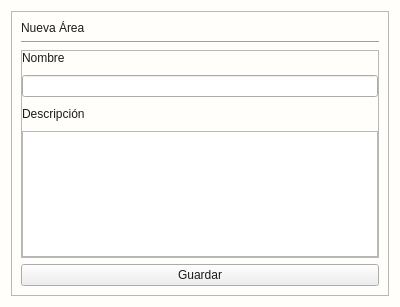
<?xml version="1.0" encoding="UTF-8"?>
<ui version="4.0">
 <class>Nueva_area_negocio</class>
 <widget class="QWidget" name="Nueva_area_negocio">
  <property name="geometry">
   <rect>
    <x>0</x>
    <y>0</y>
    <width>400</width>
    <height>307</height>
   </rect>
  </property>
  <property name="minimumSize">
   <size>
    <width>400</width>
    <height>300</height>
   </size>
  </property>
  <property name="maximumSize">
   <size>
    <width>400</width>
    <height>307</height>
   </size>
  </property>
  <property name="windowTitle">
   <string>Form</string>
  </property>
  <property name="styleSheet">
   <string notr="true">*{color: #1d1c1c;}
#Nueva_area_negocio{
background: #fffefb; 
}
[objectName*=&quot;contenedor&quot;]{
background: #fffefb; 
border:none;
}
[objectName*=&quot;etiquetaTitulo_&quot;]{
color: #1d1c1c;
font-size: 18px;
font-weight:bold;
font-family:Arial;
}
[objectName*=&quot;etiqueta_&quot;]{
color: #1d1c1c;
font-size: 14px;
font-weight:bold;
font-family:Arial;
}
[objectName*=&quot;txt_&quot;]{
color: #1d1c1c;
font-size: 14px;
font-weight:bold;
font-family:Arial;
background: #F5F5F5;
border:none;
border-bottom: 1px solid #1d1c1c;
border-radius:5px;
}
[objectName*=&quot;txtlargo_&quot;]{
color: #1d1c1c;
font-size: 14px;
font-weight:bold;
font-family:Arial;
background: #F5F5F5;
border:none;
border-bottom: 1px solid #1d1c1c;
border-radius:5px;
min-height: 100px;
}
[objectName*=&quot;txt_&quot;]:focus{
border-bottom: 2px solid #023375;
}
[objectName*=&quot;txtlargo_&quot;]:focus{
border-bottom: 2px solid #023375;
}
[objectName*=&quot;btn_btn_&quot;]{
color: #fffefb;
font-size: 14px;
font-weight:bold;
font-family:Arial;
background: #023375;
border-radius: 5px;
height: 25px;
}
[objectName*=&quot;btn_btn_&quot;]:hover{
background: #2196F3;
}
[objectName*=&quot;btn_btn_&quot;]:pressed{
background: #1B80D0;
}</string>
  </property>
  <layout class="QGridLayout" name="gridLayout">
   <item row="0" column="0">
    <widget class="QFrame" name="contenedor">
     <property name="frameShape">
      <enum>QFrame::Shape::StyledPanel</enum>
     </property>
     <property name="frameShadow">
      <enum>QFrame::Shadow::Raised</enum>
     </property>
     <layout class="QGridLayout" name="gridLayout_3">
      <item row="0" column="0">
       <widget class="QLabel" name="etiquetaTitulo_nuevacategoria">
        <property name="text">
         <string>Nueva Área</string>
        </property>
       </widget>
      </item>
      <item row="3" column="0">
       <widget class="QPushButton" name="btn_btn_guardar">
        <property name="cursor">
         <cursorShape>PointingHandCursor</cursorShape>
        </property>
        <property name="text">
         <string>Guardar</string>
        </property>
       </widget>
      </item>
      <item row="2" column="0">
       <widget class="QFrame" name="contenedor_datos">
        <property name="frameShape">
         <enum>QFrame::Shape::StyledPanel</enum>
        </property>
        <property name="frameShadow">
         <enum>QFrame::Shadow::Raised</enum>
        </property>
        <layout class="QGridLayout" name="gridLayout_2">
         <property name="leftMargin">
          <number>0</number>
         </property>
         <property name="topMargin">
          <number>0</number>
         </property>
         <property name="rightMargin">
          <number>0</number>
         </property>
         <property name="bottomMargin">
          <number>0</number>
         </property>
         <property name="horizontalSpacing">
          <number>0</number>
         </property>
         <property name="verticalSpacing">
          <number>10</number>
         </property>
         <item row="0" column="0">
          <widget class="QLabel" name="etiqueta_nombre">
           <property name="text">
            <string>Nombre</string>
           </property>
          </widget>
         </item>
         <item row="1" column="0">
          <widget class="QLineEdit" name="txt_nombre"/>
         </item>
         <item row="2" column="0">
          <widget class="QLabel" name="etiqueta_descripcion">
           <property name="text">
            <string>Descripción</string>
           </property>
          </widget>
         </item>
         <item row="3" column="0">
          <widget class="QPlainTextEdit" name="txtlargo_descripcion"/>
         </item>
        </layout>
       </widget>
      </item>
      <item row="1" column="0">
       <widget class="Line" name="line">
        <property name="orientation">
         <enum>Qt::Orientation::Horizontal</enum>
        </property>
       </widget>
      </item>
     </layout>
    </widget>
   </item>
  </layout>
 </widget>
 <resources/>
 <connections/>
</ui>
